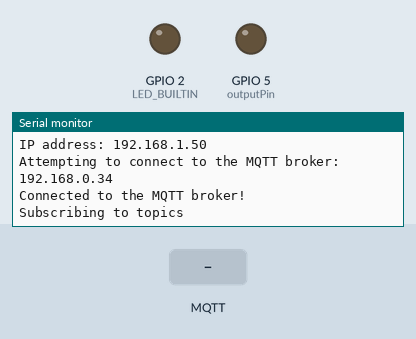
A sketch run on a simulated ESP8266 (NodeMCU). Parts: output pins drawn as LEDs (lit = HIGH, except the on-board LED, lit = LOW), the last lines printed to the serial monitor. The inputs (shaded band) are chosen by the test bench. WiFi joins after 1.5 s; servers stay silent unless stated; no MQTT or app messages arrive unless stated; not simulated (calls return 0 or success): secrets.h.

Above: at 2.7 s.
2.8 s: MQTT message "on" arrives on the first subscribed topic
At 4.1 s:
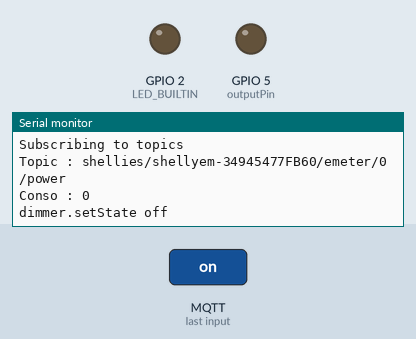
4.5 s: MQTT message "on" arrives on the second subscribed topic
At 5.3 s:
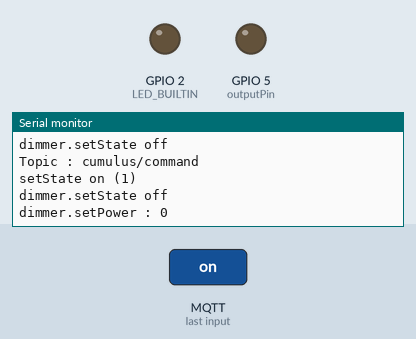
6.0 s: MQTT message "auto" arrives on the second subscribed topic
At 6.6 s:
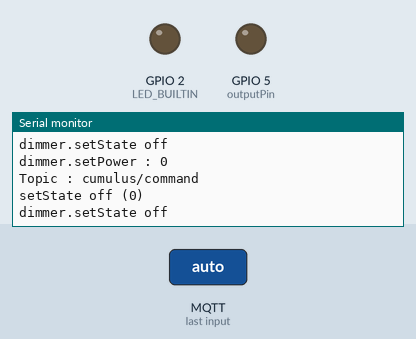

The sketch:

cumulus.ino
```cpp
#include <RBDdimmer.h>
#include <ArduinoMqttClient.h>

#include <EEPROM.h>

#include <ESP8266WiFi.h>
#include <ESP8266mDNS.h>
#include <WiFiUdp.h>
#include <ArduinoOTA.h>
#include "secrets.h"

#define USE_SERIAL Serial
#define outputPin 5
#define zerocross 4

#define EPROM_ON 0
#define EPROM_AUTO 1

const char* ssid = STASSID;
const char* password = STAPSK;
const bool retained = false;
const int qos = 1;
const bool dup = false;

dimmerLamp dimmer(outputPin, zerocross);

WiFiClient wifiClient;
MqttClient mqttClient(wifiClient);

const char broker[] = "192.168.0.34";
int port = 1883;
char topicConso[] = "shellies/shellyem-34945477FB60/emeter/0/power";
char topicLoad[] = "cumulus/load";
char topicCommand[] = "cumulus/command";
char topicAuto[] = "cumulus/auto";
char topicCommandState[] = "cumulus/commandState";
char topicAutoState[] = "cumulus/autoState";
char topicLoadHA[] = "cumulus/loadHA";

int load = 10;
int previousLoad = load;
int conso;
int loadHA;
bool commandState = false;
bool autoState = false;

void setup() {
  pinMode(LED_BUILTIN, OUTPUT);
  digitalWrite(LED_BUILTIN, HIGH);
  Serial.begin(115200);
  Serial.println("Booting");

  dimmer.begin(NORMAL_MODE, ON);

  WiFi.mode(WIFI_STA);
  WiFi.begin(ssid, password);
  while (WiFi.waitForConnectResult() != WL_CONNECTED) {
    Serial.println("Connection Failed! Rebooting...");
    delay(5000);
    ESP.restart();
  }

  ArduinoOTA.setHostname("cumulus");

  // No authentication by default
  // ArduinoOTA.setPassword("admin");

  // Password can be set with it's md5 value as well
  // MD5(admin) = 21232f297a57a5a743894a0e4a801fc3
  // ArduinoOTA.setPasswordHash("21232f297a57a5a743894a0e4a801fc3");

  ArduinoOTA.onStart([]() {
    String type;
    if (ArduinoOTA.getCommand() == U_FLASH) {
      type = "sketch";
    } else {  // U_FS
      type = "filesystem";
    }

    Serial.println("Start updating " + type);
  });
  ArduinoOTA.onEnd([]() {
    Serial.println("\nEnd");
  });
  ArduinoOTA.onProgress([](unsigned int progress, unsigned int total) {
    Serial.printf("Progress: %u%%\r", (progress / (total / 100)));
  });
  ArduinoOTA.onError([](ota_error_t error) {
    Serial.printf("Error[%u]: ", error);
    if (error == OTA_AUTH_ERROR) {
      Serial.println("Auth Failed");
    } else if (error == OTA_BEGIN_ERROR) {
      Serial.println("Begin Failed");
    } else if (error == OTA_CONNECT_ERROR) {
      Serial.println("Connect Failed");
    } else if (error == OTA_RECEIVE_ERROR) {
      Serial.println("Receive Failed");
    } else if (error == OTA_END_ERROR) {
      Serial.println("End Failed");
    }
  });
  ArduinoOTA.begin();
  Serial.println("Ready");
  Serial.print("IP address: ");
  Serial.println(WiFi.localIP());

  Serial.print("Attempting to connect to the MQTT broker: ");
  Serial.println(broker);

  if (!mqttClient.connect(broker, port)) {
    Serial.print("MQTT connection failed! Error code = ");
    Serial.println(mqttClient.connectError());

    while (1)
      ;
  }

  Serial.println("Connected to the MQTT broker!");
  mqttClient.onMessage(onMqttMessage);
  Serial.println("Subscribing to topics");

  mqttClient.subscribe(topicConso);
  mqttClient.subscribe(topicCommand);
  mqttClient.subscribe(topicAuto);
  mqttClient.subscribe(topicLoadHA);
}

void loop() {
  mqttClient.poll();
  ArduinoOTA.handle();
  static int cpt = 0;
  cpt++;
  cpt %= 10;

  delay(500);

  if (cpt == 0) {
    String payload = String(load);
    mqttClient.beginMessage(topicLoad, payload.length(), retained, qos, dup);
    mqttClient.print(payload);
    mqttClient.endMessage();

    payload = String(commandState ? "on" : "off");
    mqttClient.beginMessage(topicCommandState, payload.length(), retained, qos, dup);
    mqttClient.print(payload);
    mqttClient.endMessage();

    payload = String(autoState ? "on" : "off");
    mqttClient.beginMessage(topicAutoState, payload.length(), retained, qos, dup);
    mqttClient.print(payload);
    mqttClient.endMessage();
  }
  if (load != previousLoad) {
    String payload = String(load);
    mqttClient.beginMessage(topicLoad, payload.length(), retained, qos, dup);
    mqttClient.print(payload);
    mqttClient.endMessage();
    previousLoad = load;
  }
}

void onMqttMessage(int messageSize) {
  String topic = mqttClient.messageTopic();
  Serial.print("Topic : ");
  Serial.println(topic);
  uint8_t buf[500];
  int available = mqttClient.available();
  if (available > 0) {
    mqttClient.read(buf, available);
    buf[available] = '\n';
  }
  String stringBuf = String((char*)buf);
  //Serial.print("buf : ");
  //Serial.println(stringBuf);
  char* stateTopic;
  bool on;

  on = stringBuf.indexOf("on") >= 0 ? true : false;

  if (topic.indexOf("auto") >= 0) {
    autoState = on;
    setState(topicAutoState, on);
  } else if (topic.indexOf("command") >= 0) {
    commandState = on;
    setState(topicCommandState, on);
  } else if (topic.indexOf("emeter") >= 0) {
    conso = stringBuf.toInt();
    Serial.printf("Conso : %d\n", conso);
  } else if (topic.indexOf("loadHA") >= 0) {
    loadHA = stringBuf.toInt();
    Serial.printf("loadHA : %d\n", loadHA);
  }
  command();
}

void command() {
  if (commandState) {
    if (autoState) {
      load -= conso / 30;
    } else {
      load = loadHA;
    }

    if (load < 4) {
      load = 0;
      dimmer.setState(OFF);
      Serial.println("dimmer.setState off");
    } else {
      dimmer.setState(ON);
      Serial.println("dimmer.setState on");
    }
    if (load > 100) {
      load = 100;
    }
    dimmer.setPower(load);
    Serial.print("dimmer.setPower : ");
    Serial.println(load);

  } else {
    dimmer.setState(OFF);
    load = 0;
    Serial.println("dimmer.setState off");
  }
}

inline void setState(const char* topic, bool s) {
  String payload = s ? "on" : "off";
  Serial.print("setState ");
  Serial.print(payload);
  Serial.print(" (");
  Serial.print(s);
  Serial.println(")");

  mqttClient.beginMessage(topic, payload.length(), retained, qos, dup);
  mqttClient.print(payload);
  mqttClient.endMessage();
}
```

Measured:
- after the input at 2.8 s, the serial monitor: prints a new line after 0.26 s (image 1)
- after the input at 4.5 s, the serial monitor: prints a new line after 0.06 s (image 2)
- after the input at 6.0 s, the serial monitor: prints a new line after 0.06 s (image 3)
